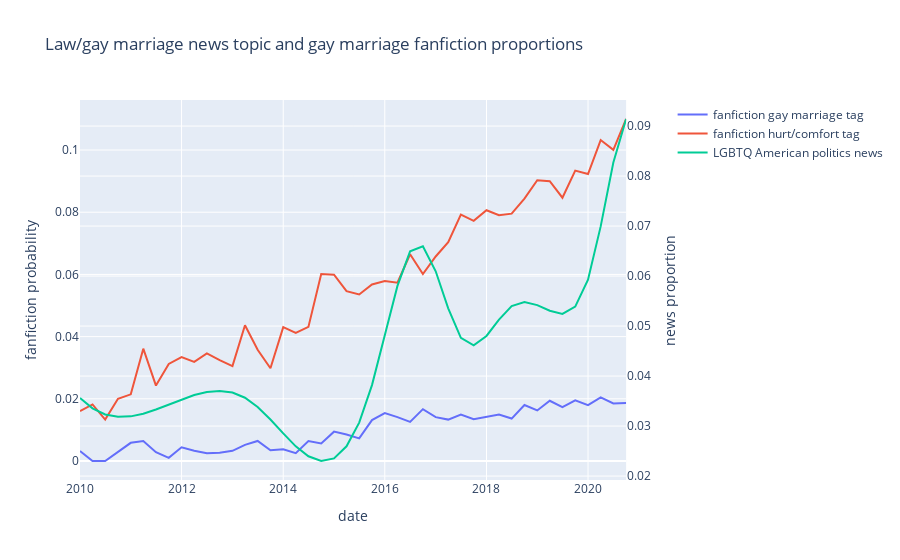

Source (notebook cell):
### Code cell
# Plot topics (2 y axes)
import plotly.graph_objects as go
from plotly.subplots import make_subplots

# Create figure with secondary y-axis
fig = make_subplots(specs=[[{"secondary_y": True}]])

fig.add_trace(
#     go.Scatter(x=merged.index, y=merged['proportion_wedding-marriage_M/M-F/F_lo_lgbtq'], name='lo_lgbtq fanfiction gay marriage'),
    go.Scatter(x=merged.index, y=merged['proportion_wedding-marriage_M/M-F/F'], name='fanfiction gay marriage tag'),
    secondary_y=False
)
fig.add_trace(
#     go.Scatter(x=merged.index, y=merged['proportion_wedding-marriage_M/M-F/F_hi_lgbtq'], name='hi_lgbtq fanfiction gay marriage'),
    go.Scatter(x=merged.index, y=merged['proportion_hurt/comfort'], name='fanfiction hurt/comfort tag'),
    secondary_y=False
)
# fig.add_trace(
#     go.Scatter(x=merged.index, y=merged['law/same-sex_marriage'], name='LGBTQ law/same-sex news'),
#     secondary_y=True
# )
fig.add_trace(
#     go.Scatter(x=merged.index, y=merged['british/irish_politics'], name='LGBTQ news proportion'),
    go.Scatter(x=merged.index, y=merged['american_politics'], name='LGBTQ American politics news'),
    secondary_y=True
)
# Add figure title
fig.update_layout(
    title_text="Law/gay marriage news topic and gay marriage fanfiction proportions"
)

# Set x-axis title
fig.update_xaxes(title_text="date")

# Set x-axis title
fig.update_yaxes(title_text="fanfiction probability", secondary_y=False)
fig.update_yaxes(title_text="news proportion", secondary_y=True)
fig.show()
